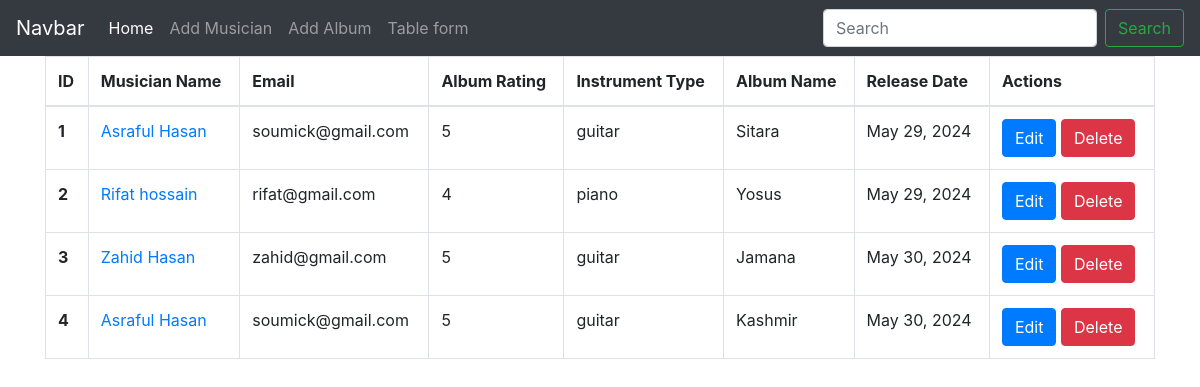
The app's page /table_form/, older data.
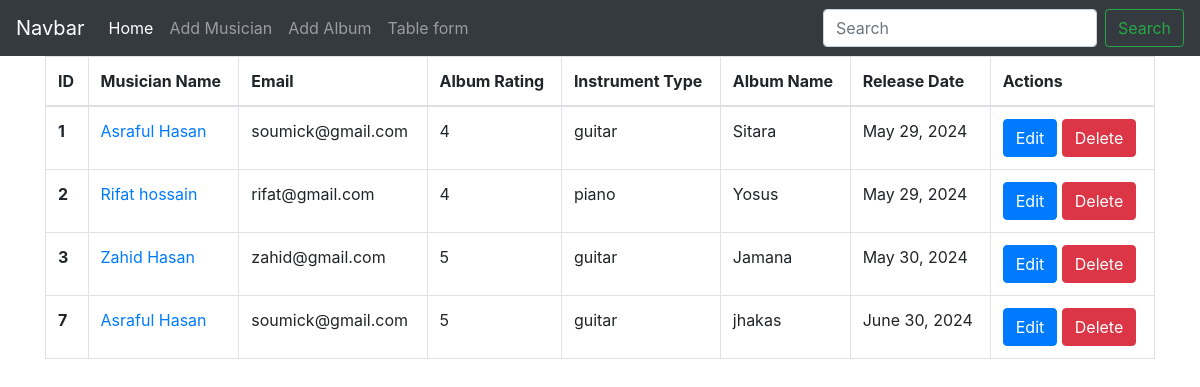
The same page, newer data.
### album/models.py (models this page shows, shortened)
class AlbumModel(models.Model):
    Album_name = models.CharField(max_length=100)
    musicians = models.ForeignKey(MusicianModel,on_delete=models.CASCADE)
    Album_release_date = models.DateField(auto_now_add=True)
    rating = models.CharField(max_length=1 , help_text="please submit a rating between 1 to 5")

### musician/models.py (models this page shows, shortened)
class MusicianModel(models.Model):
    First_Name = models.CharField(max_length=100)
    Last_Name = models.CharField(max_length=100)
    Email = models.EmailField()
    Phone_number = models.CharField(max_length=12)
    Instrument_Type = models.CharField(max_length=100)

### Musicians_Directory/views.py (the view)
# urls.py: path('table_form/',views.table,name = 'table_page' ),
def table(request):
    datas = AlbumModel.objects.all()
    return render(request, 'table.html' , {'datas': datas})

### templates/table.html
{% extends 'base.html' %}
{% load crispy_forms_tags %}
{% block contant1 %}
<div class="container ">
    <table class="table table-bordered">
        <thead>
          <tr>
            <th scope="col">ID</th>
            <th scope="col">Musician Name</th>
            <th scope="col">Email</th>
            <th scope="col">Album Rating</th>
            <th scope="col">Instrument Type</th>
            <th scope="col">Album Name</th>
            <th scope="col">Release Date</th>
            <th scope="col">Actions</th>
          </tr>
        </thead>
        <tbody>
          {% for data in datas %}
          <tr>
            <th scope="row">{{data.id}}</th>
            <td><a href="{% url 'edit_musician' data.musicians.id %}">{{data.musicians.First_Name}} {{data.musicians.Last_Name}}</a></td>
            <td>{{data.musicians.Email}}</td>
            <td>{{data.rating}}</td>
            <td>{{data.musicians.Instrument_Type}}</td>
            <td>{{data.Album_name}}</td>
            <td>{{data.Album_release_date}}</td>
            <td>
                <a href="{% url 'edit_album' data.id %}" class="btn btn-primary">Edit</a>
                <a href="{% url 'delete_album' data.id %}" class="btn btn-danger">Delete</a>
             </td>
          </tr>
          {% endfor %}
        </tbody>
      </table>
</div>
{% endblock contant1 %}

### templates/base.html (shortened to what this page needs)
<!doctype html>
<html lang="en">
<head>
    <link rel="stylesheet" href="https://cdn.jsdelivr.net/npm/bootstrap@4.0.0/dist/css/bootstrap.min.css"
>
</head>
<body>
    <nav class="navbar navbar-expand-lg navbar-dark bg-dark">
        <a class="navbar-brand" href="#">Navbar</a>
        <div class="collapse navbar-collapse" id="navbarSupportedContent">
            <ul class="navbar-nav mr-auto">
                <li class="nav-item active">
                    <a class="nav-link" href="{% url 'home_page' %}">Home <span class="sr-only">(current)</span></a>
                </li>
                <li class="nav-item">
                    <a class="nav-link" href="{% url 'musician_page' %}">Add Musician</a>
                </li>
                <li class="nav-item">
                    <a class="nav-link" href="{% url 'album_page' %}">Add Album</a>
                </li>
                <li class="nav-item">
                    <a class="nav-link" href="{% url 'table_page' %}">Table form</a>
                </li>
            </ul>
            <form class="form-inline my-2 my-lg-0">
                <input class="form-control mr-sm-2" type="search" placeholder="Search" aria-label="Search">
                <button class="btn btn-outline-success my-2 my-sm-0" type="submit">Search</button>
            </form>
        </div>
    </nav>
    {% block contant1 %}{% endblock contant1 %}
</body>
</html>

Row changes from the older to the newer data that the page shows:
removed AlbumModel: id "4", musicians.First_Name "Asraful", musicians.Last_Name "Hasan", musicians.Email "soumick@gmail.com", rating "5", musicians.Instrument_Type "guitar", Album_name "Kashmir", Album_release_date "May 30, 2024"
changed AlbumModel "Sitara": rating "5" → "4"
added AlbumModel: id "7", musicians.First_Name "Asraful", musicians.Last_Name "Hasan", musicians.Email "soumick@gmail.com", rating "5", musicians.Instrument_Type "guitar", Album_name "jhakas", Album_release_date "June 30, 2024"
